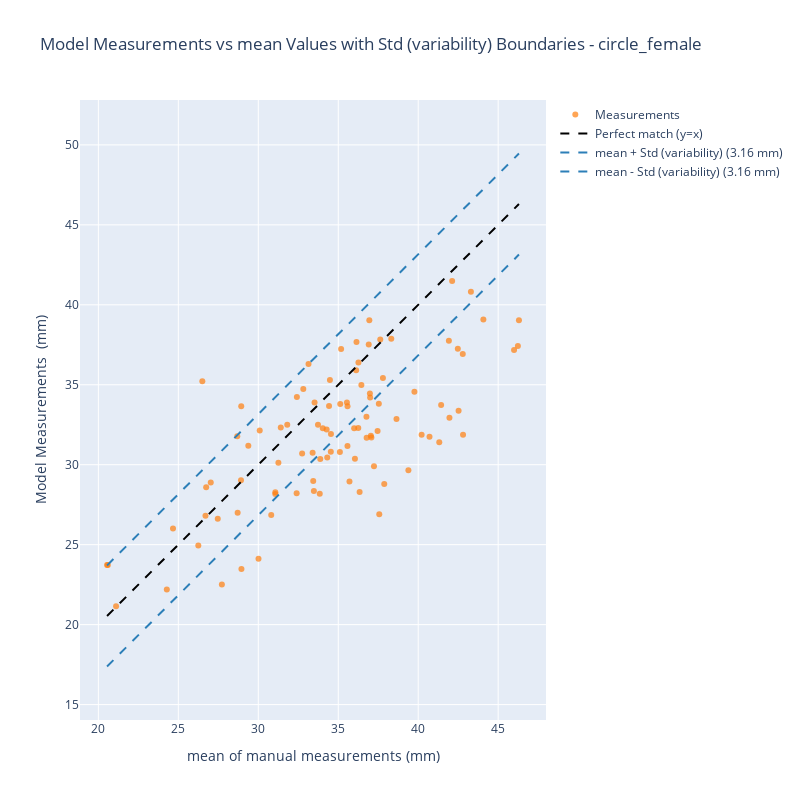
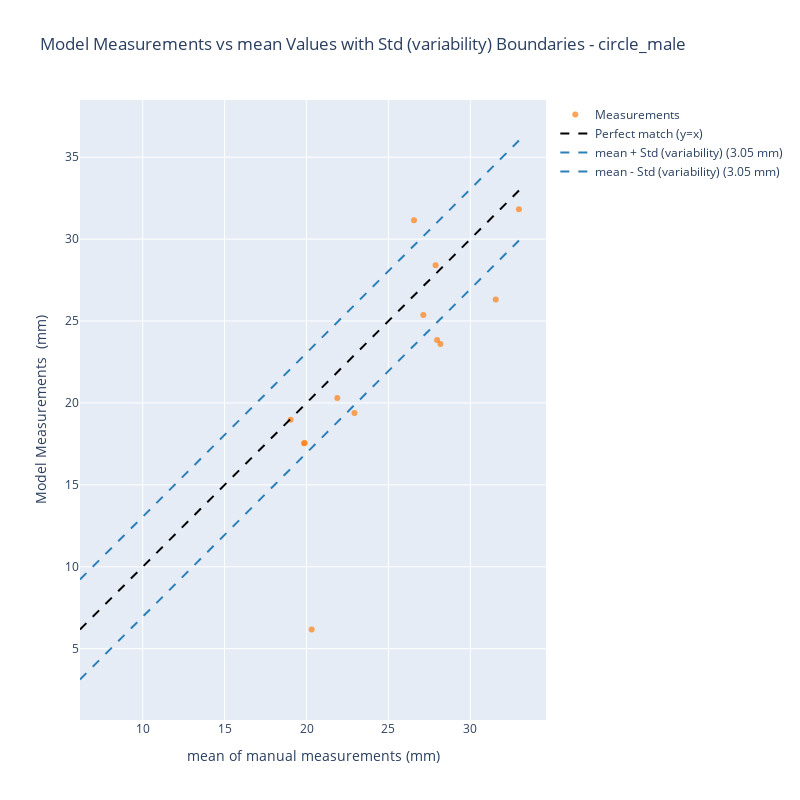
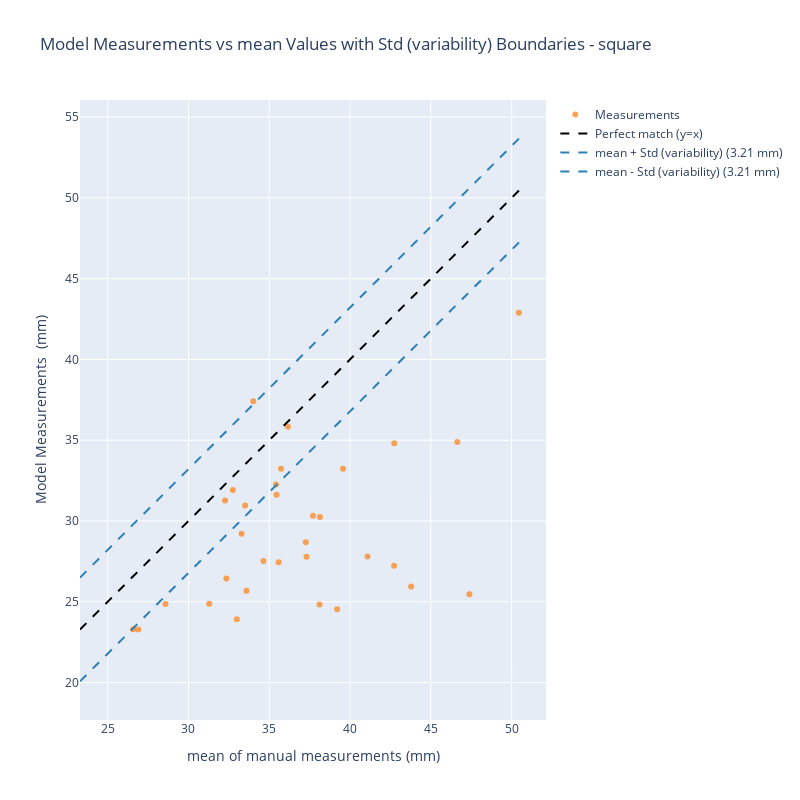

These figures' notebook cell, in order:
### Code cell
for pond_type in df['Pond_Type'].unique():
        print(f"Mean length for {pond_type}: {df[df['Pond_Type'] == pond_type]['mean_length'].mean()}")
        print(f"Std length for {pond_type}: {df[df['Pond_Type'] == pond_type]['std_length'].mean()}")
        print(f"Number of prawns in {pond_type}: {len(df[df['Pond_Type'] == pond_type])}")
        df_pond = df[df['Pond_Type'] == pond_type]

        min_val = min(df_pond['mean_length'].min(), df_pond['Length_fov(mm)'].min())
        max_val = max(df_pond['mean_length'].max(), df_pond['Length_fov(mm)'].max())
        x = np.linspace(min_val, max_val, 100)

        median_mad = df_pond['std_length'].mean()

        # Create scatter plot
        scatter = go.Scatter(
            x=df_pond['mean_length'],
            y=df_pond['Length_fov(mm)'],
            mode='markers',
            name='Measurements',
            text=df_pond.apply(lambda row: f"Image: {row['Label']}<br>Prawn ID: {row['PrawnID']}", axis=1),
            hoverinfo='text+x+y',
            marker=dict(
                color='#ff7f0e',
                opacity=0.7
            )
        )

       

        # Create diagonal lines
        diag = go.Scatter(x=x, y=x, mode='lines', name='Perfect match (y=x)', 
                        line=dict(color='black', dash='dash'))
        upper = go.Scatter(x=x, y=x + median_mad, mode='lines', 
                        name=f'mean + Std (variability) ({median_mad:.2f} mm)',
                        line=dict(color='#2c7fb8', dash='dash'))
        lower = go.Scatter(x=x, y=x - median_mad, mode='lines',
                        name=f'mean - Std (variability) ({median_mad:.2f} mm)', 
                        line=dict(color='#2c7fb8', dash='dash'))

        # Calculate percentage within bounds for this pond type
        within_bounds = ((df_pond['Length_fov(mm)'] <= df_pond['mean_length'] + median_mad) & 
                        (df_pond['Length_fov(mm)'] >= df_pond['mean_length'] - median_mad)).mean() * 100

        # Create layout
        layout = go.Layout(
            title=f'Model Measurements vs mean Values with Std (variability) Boundaries - {pond_type}',
            xaxis_title='mean of manual measurements (mm)',
            yaxis_title='Model Measurements  (mm)',
            showlegend=True,
            width=800,
            height=800
        )

        # Create figure and add traces
        fig = go.Figure(data=[scatter, diag, upper, lower], layout=layout)

        # Update layout for equal aspect ratio
        fig.update_layout(
            yaxis=dict(
                scaleanchor="x",
                scaleratio=1
            )
        )
        fig.show()

### Figure 1 — Plotly figure (JSON) as saved in the notebook; plotly's stock layout.template omitted (floating-point values rounded to 4 significant figures)
{"data": [{"hoverinfo": "text+x+y", "marker": {"color": "#ff7f0e", "opacity": 0.7}, "mode": "markers", "name": "Measurements", "text": ["Image: carapace:undistorted_GX010067_33_625.jpg_gamma<br>Prawn ID: Prawn_0", "Image: carapace:undistorted_GX010067_33_625.jpg_gamma<br>Prawn ID: Prawn_1", "Image: carapace:undistorted_GX010067_33_625.jpg_gamma<br>Prawn ID: Prawn_2", "Image: carapace:undistorted_GX010067_33_625.jpg_gamma<br>Prawn ID: Prawn_3", "Image: carapace:undistorted_GX010068_26_666.jpg_gamma<br>Prawn ID: Prawn_0", "Image: carapace:undistorted_GX010068_26_666.jpg_gamma<br>Prawn ID: Prawn_1", "Image: carapace:undistorted_GX010068_26_666.jpg_gamma<br>Prawn ID: Prawn_2", "Image: carapace:undistorted_GX010068_27_795.jpg_gamma<br>Prawn ID: Prawn_1", "Image: carapace:undistorted_GX010068_27_795.jpg_gamma<br>Prawn ID: Prawn_2", "Image: carapace:undistorted_GX010069_19_191.jpg_gamma<br>Prawn ID: Prawn_0", "Image: carapace:undistorted_GX010069_19_191.jpg_gamma<br>Prawn ID: Prawn_1", "Image: carapace:undistorted_GX010069_19_191.jpg_gamma<br>Prawn ID: Prawn_2", "Image: carapace:undistorted_GX010069_19_191.jpg_gamma<br>Prawn ID: Prawn_3", "Image: carapace:undistorted_GX010069_53_796.jpg_gamma<br>Prawn ID: Prawn_0", "Image: carapace:undistorted_GX010069_53_796.jpg_gamma<br>Prawn ID: Prawn_1", "Image: carapace:undistorted_GX010071_22_444.jpg_gamma<br>Prawn ID: Prawn_0", "Image: carapace:undistorted_GX010071_22_444.jpg_gamma<br>Prawn ID: Prawn_1", "Image: carapace:undistorted_GX010073_42_695.jpg_gamma<br>Prawn ID: Prawn_0", "Image: carapace:undistorted_GX010073_42_695.jpg_gamma<br>Prawn ID: Prawn_1", "Image: carapace:undistorted_GX010073_55_1014.jpg_gamma<br>Prawn ID: Prawn_0", "Image: carapace:undistorted_GX010073_55_1014.jpg_gamma<br>Prawn ID: Prawn_2", "Image: carapace:undistorted_GX010073_55_1014.jpg_gamma<br>Prawn ID: Prawn_3", "Image: carapace:undistorted_GX010077_14_237.jpg_gamma<br>Prawn ID: Prawn_0", "Image: carapace:undistorted_GX010077_14_237.jpg_gamma<br>Prawn ID: Prawn_1", "Image: carapace:undistorted_GX010077_14_237.jpg_gamma<br>Prawn ID: Prawn_2", "Image: carapace:undistorted_GX010080_157_2283.jpg_gamma<br>Prawn ID: Prawn_0", "Image: carapace:undistorted_GX010080_157_2283.jpg_gamma<br>Prawn ID: Prawn_3", "Image: carapace:undistorted_GX010080_157_2283.jpg_gamma<br>Prawn ID: Prawn_4", "Image: carapace:undistorted_GX010080_193_2640.jpg_gamma<br>Prawn ID: Prawn_0", "Image: carapace:undistorted_GX010080_193_2640.jpg_gamma<br>Prawn ID: Prawn_1", "Image: carapace:undistorted_GX010080_193_2640.jpg_gamma<br>Prawn ID: Prawn_4", "Image: carapace:undistorted_GX010080_212_2954.jpg_gamma<br>Prawn ID: Prawn_0", "Image: carapace:undistorted_GX010080_212_2954.jpg_gamma<br>Prawn ID: Prawn_1", "Image: carapace:undistorted_GX010080_212_2954.jpg_gamma<br>Prawn ID: Prawn_2", "Image: carapace:undistorted_GX010080_237_3366.jpg_gamma<br>Prawn ID: Prawn_0", "Image: carapace:undistorted_GX010080_237_3366.jpg_gamma<br>Prawn ID: Prawn_1", "Image: carapace:undistorted_GX010080_237_3366.jpg_gamma<br>Prawn ID: Prawn_2", "Image: carapace:undistorted_GX010080_237_3366.jpg_gamma<br>Prawn ID: Prawn_3", "Image: carapace:undistorted_GX010080_238_3392.jpg_gamma<br>Prawn ID: Prawn_0", "Image: carapace:undistorted_GX010080_238_3392.jpg_gamma<br>Prawn ID: Prawn_1", "Image: carapace:undistorted_GX010080_238_3392.jpg_gamma<br>Prawn ID: Prawn_3", "Image: carapace:undistorted_GX010080_238_3392.jpg_gamma<br>Prawn ID: Prawn_4", "Image: carapace:undistorted_GX010082_8_59.jpg_gamma<br>Prawn ID: Prawn_1", "Image: carapace:undistorted_GX010082_8_59.jpg_gamma<br>Prawn ID: Prawn_2", "Image: carapace:undistorted_GX010082_8_59.jpg_gamma<br>Prawn ID: Prawn_3", "Image: carapace:undistorted_GX010082_8_59.jpg_gamma<br>Prawn ID: Prawn_4", "Image: carapace:undistorted_GX010082_53_796.jpg_gamma<br>Prawn ID: Prawn_0", "Image: carapace:undistorted_GX010082_53_796.jpg_gamma<br>Prawn ID: Prawn_1", "Image: carapace:undistorted_GX010082_65_1070.jpg_gamma<br>Prawn ID: Prawn_0", "Image: carapace:undistorted_GX010082_65_1070.jpg_gamma<br>Prawn ID: Prawn_1", "Image: carapace:undistorted_GX010082_65_1070.jpg_gamma<br>Prawn ID: Prawn_2", "Image: carapace:undistorted_GX010082_236_3137.jpg_gamma<br>Prawn ID: Prawn_0", "Image: carapace:undistorted_GX010082_236_3137.jpg_gamma<br>Prawn ID: Prawn_1", "Image: carapace:undistorted_GX010082_236_3137.jpg_gamma<br>Prawn ID: Prawn_2", "Image: carapace:undistorted_GX010082_236_3137.jpg_gamma<br>Prawn ID: Prawn_3", "Image: carapace:undistorted_GX010084_30_344.jpg_gamma<br>Prawn ID: Prawn_2", "Image: carapace:undistorted_GX010084_30_344.jpg_gamma<br>Prawn ID: Prawn_3", "Image: carapace:undistorted_GX010084_30_344.jpg_gamma<br>Prawn ID: Prawn_5", "Image: carapace:undistorted_GX010084_130_1748.jpg_gamma<br>Prawn ID: Prawn_0", "Image: carapace:undistorted_GX010084_130_1748.jpg_gamma<br>Prawn ID: Prawn_1", "Image: carapace:undistorted_GX010084_130_1748.jpg_gamma<br>Prawn ID: Prawn_3", "Image: carapace:undistorted_GX010084_167_2291.jpg_gamma<br>Prawn ID: Prawn_1", "Image: carapace:undistorted_GX010085_261_3610.jpg_gamma<br>Prawn ID: Prawn_1", "Image: carapace:undistorted_GX010085_261_3610.jpg_gamma<br>Prawn ID: Prawn_2", "Image: carapace:undistorted_GX010085_263_3738.jpg_gamma<br>Prawn ID: Prawn_2", "Image: carapace:undistorted_GX010088_209_2904.jpg_gamma<br>Prawn ID: Prawn_0", "Image: carapace:undistorted_GX010088_209_2904.jpg_gamma<br>Prawn ID: Prawn_1", "Image: carapace:undistorted_GX010088_262_3712.jpg_gamma<br>Prawn ID: Prawn_0", "Image: carapace:undistorted_GX010088_262_3712.jpg_gamma<br>Prawn ID: Prawn_1", "Image: carapace:undistorted_GX010088_262_3712.jpg_gamma<br>Prawn ID: Prawn_2", "Image: carapace:undistorted_GX010088_262_3712.jpg_gamma<br>Prawn ID: Prawn_3", "Image: carapace:undistorted_GX010088_327_4364.jpg_gamma<br>Prawn ID: Prawn_0", "Image: carapace:undistorted_GX010088_327_4364.jpg_gamma<br>Prawn ID: Prawn_1", "Image: carapace:undistorted_GX010088_327_4364.jpg_gamma<br>Prawn ID: Prawn_2", "Image: carapace:undistorted_GX010088_327_4364.jpg_gamma<br>Prawn ID: Prawn_3", "Image: carapace:undistorted_GX010090_132_1852.jpg_gamma<br>Prawn ID: Prawn_0", "Image: carapace:undistorted_GX010094_9_129.jpg_gamma<br>Prawn ID: Prawn_0", "Image: carapace:undistorted_GX010094_9_129.jpg_gamma<br>Prawn ID: Prawn_1", "Image: carapace:undistorted_GX010094_24_430.jpg_gamma<br>Prawn ID: Prawn_1", "Image: carapace:undistorted_GX010094_24_430.jpg_gamma<br>Prawn ID: Prawn_2", "Image: carapace:undistorted_GX010094_93_1258.jpg_gamma<br>Prawn ID: Prawn_0", "Image: carapace:undistorted_GX010094_93_1258.jpg_gamma<br>Prawn ID: Prawn_1", "Image: carapace:undistorted_GX010094_163_2312.jpg_gamma<br>Prawn ID: Prawn_0", "Image: carapace:undistorted_GX010096_107_1571.jpg_gamma<br>Prawn ID: Prawn_0", "Image: carapace:undistorted_GX010097_32_528.jpg_gamma<br>Prawn ID: Prawn_1", "Image: carapace:undistorted_GX010097_32_528.jpg_gamma<br>Prawn ID: Prawn_2", "Image: carapace:undistorted_GX010097_60_1080.jpg_gamma<br>Prawn ID: Prawn_0", "Image: carapace:undistorted_GX010097_60_1080.jpg_gamma<br>Prawn ID: Prawn_1", "Image: carapace:undistorted_GX010097_105_1651.jpg_gamma<br>Prawn ID: Prawn_0", "Image: carapace:undistorted_GX010097_105_1651.jpg_gamma<br>Prawn ID: Prawn_1", "Image: carapace:undistorted_GX010097_105_1651.jpg_gamma<br>Prawn ID: Prawn_2", "Image: carapace:undistorted_GX010097_105_1651.jpg_gamma<br>Prawn ID: Prawn_3", "Image: carapace:undistorted_GX010097_124_1870.jpg_gamma<br>Prawn ID: Prawn_0", "Image: carapace:undistorted_GX010097_124_1870.jpg_gamma<br>Prawn ID: Prawn_1", "Image: carapace:undistorted_GX010101_12_173.jpg_gamma<br>Prawn ID: Prawn_0"], "type": "scatter", "x": [41.92, 26.7, 46.3, 24.28, 33.84, 34.54, 32.81, 36.98, 33.48, 31.41, 32.74, 27.47, 31.26, 42.48, 36.94, 41.95, 39.76, 28.95, 46.23, 37.04, 37.57, 28.71, 26.25, 35.99, 34.31, 26.5, 35.12, 34.03, 34.54, 41.43, 35.7, 28.69, 31.81, 33.73, 36.14, 36.45, 31.07, 36.76, 36.78, 36.04, 36.34, 33.14, 34.42, 37.46, 36.91, 26.74, 37.63, 21.11, 27.03, 44.08, 35.54, 20.59, 32.41, 38.32, 20.54, 34.27, 36.25, 33.52, 35.58, 41.32, 39.39, 45.99, 36.12, 30.01, 40.71, 37.23, 37.79, 42.52, 33.44, 40.21, 42.8, 37.88, 37.07, 38.64, 42.79, 35.18, 24.67, 33.88, 34.48, 33.4, 28.93, 35.58, 36.26, 35.1, 30.81, 28.92, 37.54, 27.72, 36.99, 43.3, 32.4, 30.09, 29.38, 31.07, 42.12], "y": [37.75, 26.81, 39.03, 22.2, 28.19, 31.92, 34.74, 34.46, 28.36, 32.33, 30.7, 26.61, 30.12, 37.25, 39.03, 32.94, 34.57, 23.47, 37.42, 31.81, 26.89, 26.99, 24.94, 32.28, 30.45, 35.23, 33.8, 32.28, 30.82, 33.73, 28.95, 31.78, 32.5, 32.5, 37.67, 34.98, 28.18, 32.99, 31.68, 30.37, 28.3, 36.29, 33.67, 32.11, 37.52, 28.59, 37.83, 21.16, 28.89, 39.08, 33.89, 23.73, 34.23, 37.88, 23.73, 32.2, 32.3, 33.89, 31.17, 31.4, 29.66, 37.17, 35.91, 24.12, 31.75, 29.91, 35.43, 33.37, 28.97, 31.88, 31.88, 28.79, 31.7, 32.86, 36.93, 37.24, 26.01, 30.36, 35.3, 30.74, 33.65, 33.65, 36.39, 30.79, 26.86, 29.03, 33.82, 22.51, 34.2, 40.82, 28.22, 32.14, 31.19, 28.28, 41.48]}, {"line": {"color": "black", "dash": "dash"}, "mode": "lines", "name": "Perfect match (y=x)", "type": "scatter", "x": [20.54, 20.8, 21.06, 21.32, 21.58, 21.84, 22.1, 22.36, 22.62, 22.88, 23.14, 23.4, 23.66, 23.92, 24.19, 24.45, 24.71, 24.97, 25.23, 25.49, 25.75, 26.01, 26.27, 26.53, 26.79, 27.05, 27.31, 27.57, 27.83, 28.09, 28.35, 28.61, 28.87, 29.13, 29.39, 29.65, 29.91, 30.17, 30.43, 30.69, 30.95, 31.21, 31.47, 31.73, 31.99, 32.25, 32.51, 32.77, 33.03, 33.29, 33.55, 33.81, 34.07, 34.33, 34.59, 34.85, 35.11, 35.37, 35.63, 35.89, 36.15, 36.41, 36.67, 36.93, 37.19, 37.45, 37.71, 37.97, 38.23, 38.49, 38.75, 39.01, 39.28, 39.54, 39.8, 40.06, 40.32, 40.58, 40.84, 41.1, 41.36, 41.62, 41.88, 42.14, 42.4, 42.66, 42.92, 43.18, 43.44, 43.7, 43.96, 44.22, 44.48, 44.74, 45.0, 45.26, 45.52, 45.78, 46.04, 46.3], "y": [20.54, 20.8, 21.06, 21.32, 21.58, 21.84, 22.1, 22.36, 22.62, 22.88, 23.14, 23.4, 23.66, 23.92, 24.19, 24.45, 24.71, 24.97, 25.23, 25.49, 25.75, 26.01, 26.27, 26.53, 26.79, 27.05, 27.31, 27.57, 27.83, 28.09, 28.35, 28.61, 28.87, 29.13, 29.39, 29.65, 29.91, 30.17, 30.43, 30.69, 30.95, 31.21, 31.47, 31.73, 31.99, 32.25, 32.51, 32.77, 33.03, 33.29, 33.55, 33.81, 34.07, 34.33, 34.59, 34.85, 35.11, 35.37, 35.63, 35.89, 36.15, 36.41, 36.67, 36.93, 37.19, 37.45, 37.71, 37.97, 38.23, 38.49, 38.75, 39.01, 39.28, 39.54, 39.8, 40.06, 40.32, 40.58, 40.84, 41.1, 41.36, 41.62, 41.88, 42.14, 42.4, 42.66, 42.92, 43.18, 43.44, 43.7, 43.96, 44.22, 44.48, 44.74, 45.0, 45.26, 45.52, 45.78, 46.04, 46.3]}, {"line": {"color": "#2c7fb8", "dash": "dash"}, "mode": "lines", "name": "mean + Std (variability) (3.16 mm)", "type": "scatter", "x": [20.54, 20.8, 21.06, 21.32, 21.58, 21.84, 22.1, 22.36, 22.62, 22.88, 23.14, 23.4, 23.66, 23.92, 24.19, 24.45, 24.71, 24.97, 25.23, 25.49, 25.75, 26.01, 26.27, 26.53, 26.79, 27.05, 27.31, 27.57, 27.83, 28.09, 28.35, 28.61, 28.87, 29.13, 29.39, 29.65, 29.91, 30.17, 30.43, 30.69, 30.95, 31.21, 31.47, 31.73, 31.99, 32.25, 32.51, 32.77, 33.03, 33.29, 33.55, 33.81, 34.07, 34.33, 34.59, 34.85, 35.11, 35.37, 35.63, 35.89, 36.15, 36.41, 36.67, 36.93, 37.19, 37.45, 37.71, 37.97, 38.23, 38.49, 38.75, 39.01, 39.28, 39.54, 39.8, 40.06, 40.32, 40.58, 40.84, 41.1, 41.36, 41.62, 41.88, 42.14, 42.4, 42.66, 42.92, 43.18, 43.44, 43.7, 43.96, 44.22, 44.48, 44.74, 45.0, 45.26, 45.52, 45.78, 46.04, 46.3], "y": [23.7, 23.96, 24.22, 24.48, 24.74, 25.0, 25.26, 25.52, 25.78, 26.04, 26.3, 26.56, 26.82, 27.08, 27.34, 27.6, 27.86, 28.12, 28.39, 28.65, 28.91, 29.17, 29.43, 29.69, 29.95, 30.21, 30.47, 30.73, 30.99, 31.25, 31.51, 31.77, 32.03, 32.29, 32.55, 32.81, 33.07, 33.33, 33.59, 33.85, 34.11, 34.37, 34.63, 34.89, 35.15, 35.41, 35.67, 35.93, 36.19, 36.45, 36.71, 36.97, 37.23, 37.49, 37.75, 38.01, 38.27, 38.53, 38.79, 39.05, 39.31, 39.57, 39.83, 40.09, 40.35, 40.61, 40.87, 41.13, 41.39, 41.65, 41.91, 42.17, 42.43, 42.69, 42.95, 43.21, 43.47, 43.74, 44.0, 44.26, 44.52, 44.78, 45.04, 45.3, 45.56, 45.82, 46.08, 46.34, 46.6, 46.86, 47.12, 47.38, 47.64, 47.9, 48.16, 48.42, 48.68, 48.94, 49.2, 49.46]}, {"line": {"color": "#2c7fb8", "dash": "dash"}, "mode": "lines", "name": "mean - Std (variability) (3.16 mm)", "type": "scatter", "x": [20.54, 20.8, 21.06, 21.32, 21.58, 21.84, 22.1, 22.36, 22.62, 22.88, 23.14, 23.4, 23.66, 23.92, 24.19, 24.45, 24.71, 24.97, 25.23, 25.49, 25.75, 26.01, 26.27, 26.53, 26.79, 27.05, 27.31, 27.57, 27.83, 28.09, 28.35, 28.61, 28.87, 29.13, 29.39, 29.65, 29.91, 30.17, 30.43, 30.69, 30.95, 31.21, 31.47, 31.73, 31.99, 32.25, 32.51, 32.77, 33.03, 33.29, 33.55, 33.81, 34.07, 34.33, 34.59, 34.85, 35.11, 35.37, 35.63, 35.89, 36.15, 36.41, 36.67, 36.93, 37.19, 37.45, 37.71, 37.97, 38.23, 38.49, 38.75, 39.01, 39.28, 39.54, 39.8, 40.06, 40.32, 40.58, 40.84, 41.1, 41.36, 41.62, 41.88, 42.14, 42.4, 42.66, 42.92, 43.18, 43.44, 43.7, 43.96, 44.22, 44.48, 44.74, 45.0, 45.26, 45.52, 45.78, 46.04, 46.3], "y": [17.38, 17.64, 17.9, 18.16, 18.42, 18.68, 18.94, 19.2, 19.46, 19.72, 19.99, 20.25, 20.51, 20.77, 21.03, 21.29, 21.55, 21.81, 22.07, 22.33, 22.59, 22.85, 23.11, 23.37, 23.63, 23.89, 24.15, 24.41, 24.67, 24.93, 25.19, 25.45, 25.71, 25.97, 26.23, 26.49, 26.75, 27.01, 27.27, 27.53, 27.79, 28.05, 28.31, 28.57, 28.83, 29.09, 29.35, 29.61, 29.87, 30.13, 30.39, 30.65, 30.91, 31.17, 31.43, 31.69, 31.95, 32.21, 32.47, 32.73, 32.99, 33.25, 33.51, 33.77, 34.03, 34.29, 34.55, 34.81, 35.08, 35.34, 35.6, 35.86, 36.12, 36.38, 36.64, 36.9, 37.16, 37.42, 37.68, 37.94, 38.2, 38.46, 38.72, 38.98, 39.24, 39.5, 39.76, 40.02, 40.28, 40.54, 40.8, 41.06, 41.32, 41.58, 41.84, 42.1, 42.36, 42.62, 42.88, 43.14]}], "layout": {"height": 800, "showlegend": true, "title": {"text": "Model Measurements vs mean Values with Std (variability) Boundaries - circle_female"}, "width": 800, "xaxis": {"title": {"text": "mean of manual measurements (mm)"}}, "yaxis": {"scaleanchor": "x", "scaleratio": 1, "title": {"text": "Model Measurements  (mm)"}}}}

### Figure 2 — Plotly figure (JSON) as saved in the notebook; plotly's stock layout.template omitted (floating-point values rounded to 4 significant figures)
{"data": [{"hoverinfo": "text+x+y", "marker": {"color": "#ff7f0e", "opacity": 0.7}, "mode": "markers", "name": "Measurements", "text": ["Image: carapace:undistorted_GX010089_11_236.jpg_gamma<br>Prawn ID: Prawn_0", "Image: carapace:undistorted_GX010089_11_236.jpg_gamma<br>Prawn ID: Prawn_1", "Image: carapace:undistorted_GX010089_11_236.jpg_gamma<br>Prawn ID: Prawn_2", "Image: carapace:undistorted_GX010091_5_149.jpg_gamma<br>Prawn ID: Prawn_0", "Image: carapace:undistorted_GX010091_5_149.jpg_gamma<br>Prawn ID: Prawn_1", "Image: carapace:undistorted_GX010091_5_149.jpg_gamma<br>Prawn ID: Prawn_2", "Image: carapace:undistorted_GX010102_9_165.jpg_gamma<br>Prawn ID: Prawn_0", "Image: carapace:undistorted_GX010102_9_165.jpg_gamma<br>Prawn ID: Prawn_2", "Image: carapace:undistorted_GX010102_9_165.jpg_gamma<br>Prawn ID: Prawn_3", "Image: carapace:undistorted_GX010102_9_165.jpg_gamma<br>Prawn ID: Prawn_4", "Image: carapace:undistorted_GX010102_50_1396.jpg_gamma<br>Prawn ID: Prawn_0", "Image: carapace:undistorted_GX010105_28_816.jpg_gamma<br>Prawn ID: Prawn_0", "Image: carapace:undistorted_GX010105_28_816.jpg_gamma<br>Prawn ID: Prawn_1"], "type": "scatter", "x": [27.97, 22.93, 27.13, 19.89, 31.55, 28.17, 27.88, 20.31, 19.85, 21.88, 32.97, 19.03, 26.56], "y": [23.84, 19.39, 25.36, 17.56, 26.32, 23.6, 28.4, 6.172, 17.54, 20.31, 31.83, 18.97, 31.15]}, {"line": {"color": "black", "dash": "dash"}, "mode": "lines", "name": "Perfect match (y=x)", "type": "scatter", "x": [6.172, 6.443, 6.713, 6.984, 7.255, 7.525, 7.796, 8.067, 8.337, 8.608, 8.879, 9.149, 9.42, 9.691, 9.961, 10.23, 10.5, 10.77, 11.04, 11.31, 11.59, 11.86, 12.13, 12.4, 12.67, 12.94, 13.21, 13.48, 13.75, 14.02, 14.29, 14.56, 14.83, 15.1, 15.37, 15.64, 15.92, 16.19, 16.46, 16.73, 17.0, 17.27, 17.54, 17.81, 18.08, 18.35, 18.62, 18.89, 19.16, 19.43, 19.7, 19.98, 20.25, 20.52, 20.79, 21.06, 21.33, 21.6, 21.87, 22.14, 22.41, 22.68, 22.95, 23.22, 23.49, 23.76, 24.03, 24.31, 24.58, 24.85, 25.12, 25.39, 25.66, 25.93, 26.2, 26.47, 26.74, 27.01, 27.28, 27.55, 27.82, 28.09, 28.37, 28.64, 28.91, 29.18, 29.45, 29.72, 29.99, 30.26, 30.53, 30.8, 31.07, 31.34, 31.61, 31.88, 32.15, 32.42, 32.7, 32.97], "y": [6.172, 6.443, 6.713, 6.984, 7.255, 7.525, 7.796, 8.067, 8.337, 8.608, 8.879, 9.149, 9.42, 9.691, 9.961, 10.23, 10.5, 10.77, 11.04, 11.31, 11.59, 11.86, 12.13, 12.4, 12.67, 12.94, 13.21, 13.48, 13.75, 14.02, 14.29, 14.56, 14.83, 15.1, 15.37, 15.64, 15.92, 16.19, 16.46, 16.73, 17.0, 17.27, 17.54, 17.81, 18.08, 18.35, 18.62, 18.89, 19.16, 19.43, 19.7, 19.98, 20.25, 20.52, 20.79, 21.06, 21.33, 21.6, 21.87, 22.14, 22.41, 22.68, 22.95, 23.22, 23.49, 23.76, 24.03, 24.31, 24.58, 24.85, 25.12, 25.39, 25.66, 25.93, 26.2, 26.47, 26.74, 27.01, 27.28, 27.55, 27.82, 28.09, 28.37, 28.64, 28.91, 29.18, 29.45, 29.72, 29.99, 30.26, 30.53, 30.8, 31.07, 31.34, 31.61, 31.88, 32.15, 32.42, 32.7, 32.97]}, {"line": {"color": "#2c7fb8", "dash": "dash"}, "mode": "lines", "name": "mean + Std (variability) (3.05 mm)", "type": "scatter", "x": [6.172, 6.443, 6.713, 6.984, 7.255, 7.525, 7.796, 8.067, 8.337, 8.608, 8.879, 9.149, 9.42, 9.691, 9.961, 10.23, 10.5, 10.77, 11.04, 11.31, 11.59, 11.86, 12.13, 12.4, 12.67, 12.94, 13.21, 13.48, 13.75, 14.02, 14.29, 14.56, 14.83, 15.1, 15.37, 15.64, 15.92, 16.19, 16.46, 16.73, 17.0, 17.27, 17.54, 17.81, 18.08, 18.35, 18.62, 18.89, 19.16, 19.43, 19.7, 19.98, 20.25, 20.52, 20.79, 21.06, 21.33, 21.6, 21.87, 22.14, 22.41, 22.68, 22.95, 23.22, 23.49, 23.76, 24.03, 24.31, 24.58, 24.85, 25.12, 25.39, 25.66, 25.93, 26.2, 26.47, 26.74, 27.01, 27.28, 27.55, 27.82, 28.09, 28.37, 28.64, 28.91, 29.18, 29.45, 29.72, 29.99, 30.26, 30.53, 30.8, 31.07, 31.34, 31.61, 31.88, 32.15, 32.42, 32.7, 32.97], "y": [9.223, 9.494, 9.764, 10.04, 10.31, 10.58, 10.85, 11.12, 11.39, 11.66, 11.93, 12.2, 12.47, 12.74, 13.01, 13.28, 13.55, 13.82, 14.09, 14.37, 14.64, 14.91, 15.18, 15.45, 15.72, 15.99, 16.26, 16.53, 16.8, 17.07, 17.34, 17.61, 17.88, 18.15, 18.43, 18.7, 18.97, 19.24, 19.51, 19.78, 20.05, 20.32, 20.59, 20.86, 21.13, 21.4, 21.67, 21.94, 22.21, 22.48, 22.76, 23.03, 23.3, 23.57, 23.84, 24.11, 24.38, 24.65, 24.92, 25.19, 25.46, 25.73, 26.0, 26.27, 26.54, 26.82, 27.09, 27.36, 27.63, 27.9, 28.17, 28.44, 28.71, 28.98, 29.25, 29.52, 29.79, 30.06, 30.33, 30.6, 30.87, 31.15, 31.42, 31.69, 31.96, 32.23, 32.5, 32.77, 33.04, 33.31, 33.58, 33.85, 34.12, 34.39, 34.66, 34.93, 35.21, 35.48, 35.75, 36.02]}, {"line": {"color": "#2c7fb8", "dash": "dash"}, "mode": "lines", "name": "mean - Std (variability) (3.05 mm)", "type": "scatter", "x": [6.172, 6.443, 6.713, 6.984, 7.255, 7.525, 7.796, 8.067, 8.337, 8.608, 8.879, 9.149, 9.42, 9.691, 9.961, 10.23, 10.5, 10.77, 11.04, 11.31, 11.59, 11.86, 12.13, 12.4, 12.67, 12.94, 13.21, 13.48, 13.75, 14.02, 14.29, 14.56, 14.83, 15.1, 15.37, 15.64, 15.92, 16.19, 16.46, 16.73, 17.0, 17.27, 17.54, 17.81, 18.08, 18.35, 18.62, 18.89, 19.16, 19.43, 19.7, 19.98, 20.25, 20.52, 20.79, 21.06, 21.33, 21.6, 21.87, 22.14, 22.41, 22.68, 22.95, 23.22, 23.49, 23.76, 24.03, 24.31, 24.58, 24.85, 25.12, 25.39, 25.66, 25.93, 26.2, 26.47, 26.74, 27.01, 27.28, 27.55, 27.82, 28.09, 28.37, 28.64, 28.91, 29.18, 29.45, 29.72, 29.99, 30.26, 30.53, 30.8, 31.07, 31.34, 31.61, 31.88, 32.15, 32.42, 32.7, 32.97], "y": [3.121, 3.392, 3.662, 3.933, 4.204, 4.474, 4.745, 5.016, 5.286, 5.557, 5.828, 6.098, 6.369, 6.64, 6.91, 7.181, 7.451, 7.722, 7.993, 8.263, 8.534, 8.805, 9.075, 9.346, 9.617, 9.887, 10.16, 10.43, 10.7, 10.97, 11.24, 11.51, 11.78, 12.05, 12.32, 12.59, 12.86, 13.14, 13.41, 13.68, 13.95, 14.22, 14.49, 14.76, 15.03, 15.3, 15.57, 15.84, 16.11, 16.38, 16.65, 16.92, 17.19, 17.47, 17.74, 18.01, 18.28, 18.55, 18.82, 19.09, 19.36, 19.63, 19.9, 20.17, 20.44, 20.71, 20.98, 21.25, 21.53, 21.8, 22.07, 22.34, 22.61, 22.88, 23.15, 23.42, 23.69, 23.96, 24.23, 24.5, 24.77, 25.04, 25.31, 25.58, 25.86, 26.13, 26.4, 26.67, 26.94, 27.21, 27.48, 27.75, 28.02, 28.29, 28.56, 28.83, 29.1, 29.37, 29.64, 29.92]}], "layout": {"height": 800, "showlegend": true, "title": {"text": "Model Measurements vs mean Values with Std (variability) Boundaries - circle_male"}, "width": 800, "xaxis": {"title": {"text": "mean of manual measurements (mm)"}}, "yaxis": {"scaleanchor": "x", "scaleratio": 1, "title": {"text": "Model Measurements  (mm)"}}}}

### Figure 3 — Plotly figure (JSON) as saved in the notebook; plotly's stock layout.template omitted (floating-point values rounded to 4 significant figures)
{"data": [{"hoverinfo": "text+x+y", "marker": {"color": "#ff7f0e", "opacity": 0.7}, "mode": "markers", "name": "Measurements", "text": ["Image: carapace:undistorted_GX010152_36_378.jpg_gamma<br>Prawn ID: Prawn_1", "Image: carapace:undistorted_GX010152_36_378.jpg_gamma<br>Prawn ID: Prawn_2", "Image: carapace:undistorted_GX010157_68_883<br>Prawn ID: Prawn_0", "Image: carapace:undistorted_GX010157_160_2259<br>Prawn ID: Prawn_0", "Image: carapace:undistorted_GX010157_174_2582.jpg_gamma<br>Prawn ID: Prawn_0", "Image: carapace:undistorted_GX010157_177_2665.jpg_gamma<br>Prawn ID: Prawn_0", "Image: carapace:undistorted_GX010161_54_676.jpg_gamma.jpg_gamma<br>Prawn ID: Prawn_0", "Image: carapace:undistorted_GX010161_136_2267.jpg_gamma.jpg_gamma<br>Prawn ID: Prawn_0", "Image: carapace:undistorted_GX010162_72_927.jpg_gamma.jpg_gamma<br>Prawn ID: Prawn_0", "Image: carapace:undistorted_GX010169_121_1249<br>Prawn ID: Prawn_0", "Image: carapace:undistorted_GX010174_62_790.jpg_gamma<br>Prawn ID: Prawn_0", "Image: carapace:undistorted_GX010174_104_1236<br>Prawn ID: Prawn_0", "Image: carapace:undistorted_GX010175_82_852.jpg_gamma<br>Prawn ID: Prawn_0", "Image: carapace:undistorted_GX010175_215_2644.jpg_gamma<br>Prawn ID: Prawn_0", "Image: carapace:undistorted_GX010175_266_3372.jpg_gamma.jpg_gamma<br>Prawn ID: Prawn_0", "Image: carapace:undistorted_GX010177_232_3047<br>Prawn ID: Prawn_0", "Image: carapace:undistorted_GX010178_107_2118<br>Prawn ID: Prawn_0", "Image: carapace:undistorted_GX010178_107_2118<br>Prawn ID: Prawn_1", "Image: carapace:undistorted_GX010178_114_2258<br>Prawn ID: Prawn_0", "Image: carapace:undistorted_GX010178_172_3604.jpg_gamma<br>Prawn ID: Prawn_0", "Image: carapace:undistorted_GX010178_189_3987.jpg_gamma<br>Prawn ID: Prawn_0", "Image: carapace:undistorted_GX010178_189_3987.jpg_gamma<br>Prawn ID: Prawn_1", "Image: carapace:undistorted_GX010179_88_1697.jpg_gamma<br>Prawn ID: Prawn_0", "Image: carapace:undistorted_GX010180_91_1563<br>Prawn ID: Prawn_0", "Image: carapace:undistorted_GX010180_99_1788<br>Prawn ID: Prawn_0", "Image: carapace:undistorted_GX010181_101_1542<br>Prawn ID: Prawn_0", "Image: carapace:undistorted_GX010183_37_685.jpg_gamma<br>Prawn ID: Prawn_1", "Image: carapace:undistorted_GX010183_37_685.jpg_gamma<br>Prawn ID: Prawn_2", "Image: carapace:undistorted_GX010183_80_1633.jpg_gamma<br>Prawn ID: Prawn_0", "Image: carapace:undistorted_GX010183_80_1633.jpg_gamma<br>Prawn ID: Prawn_1", "Image: carapace:undistorted_GX010183_128_2852.jpg_gamma<br>Prawn ID: Prawn_0", "Image: carapace:undistorted_GX010183_128_2852.jpg_gamma<br>Prawn ID: Prawn_1"], "type": "scatter", "x": [41.08, 42.73, 32.99, 31.29, 38.11, 37.3, 33.29, 47.39, 26.89, 35.58, 37.71, 32.34, 34.64, 43.78, 32.26, 38.14, 33.59, 35.45, 50.45, 46.64, 37.26, 42.73, 34.01, 33.51, 35.42, 36.15, 26.58, 39.2, 39.57, 35.73, 32.75, 28.57], "y": [27.81, 27.24, 23.91, 24.87, 24.84, 27.78, 29.21, 25.47, 23.29, 27.45, 30.33, 26.43, 27.52, 25.94, 31.27, 30.25, 25.68, 31.62, 42.89, 34.9, 28.69, 34.81, 37.4, 30.95, 32.25, 35.84, 23.31, 24.54, 33.23, 33.23, 31.92, 24.86]}, {"line": {"color": "black", "dash": "dash"}, "mode": "lines", "name": "Perfect match (y=x)", "type": "scatter", "x": [23.29, 23.56, 23.83, 24.11, 24.38, 24.66, 24.93, 25.21, 25.48, 25.76, 26.03, 26.3, 26.58, 26.85, 27.13, 27.4, 27.68, 27.95, 28.23, 28.5, 28.77, 29.05, 29.32, 29.6, 29.87, 30.15, 30.42, 30.7, 30.97, 31.24, 31.52, 31.79, 32.07, 32.34, 32.62, 32.89, 33.17, 33.44, 33.71, 33.99, 34.26, 34.54, 34.81, 35.09, 35.36, 35.63, 35.91, 36.18, 36.46, 36.73, 37.01, 37.28, 37.56, 37.83, 38.1, 38.38, 38.65, 38.93, 39.2, 39.48, 39.75, 40.03, 40.3, 40.57, 40.85, 41.12, 41.4, 41.67, 41.95, 42.22, 42.5, 42.77, 43.04, 43.32, 43.59, 43.87, 44.14, 44.42, 44.69, 44.97, 45.24, 45.51, 45.79, 46.06, 46.34, 46.61, 46.89, 47.16, 47.44, 47.71, 47.98, 48.26, 48.53, 48.81, 49.08, 49.36, 49.63, 49.9, 50.18, 50.45], "y": [23.29, 23.56, 23.83, 24.11, 24.38, 24.66, 24.93, 25.21, 25.48, 25.76, 26.03, 26.3, 26.58, 26.85, 27.13, 27.4, 27.68, 27.95, 28.23, 28.5, 28.77, 29.05, 29.32, 29.6, 29.87, 30.15, 30.42, 30.7, 30.97, 31.24, 31.52, 31.79, 32.07, 32.34, 32.62, 32.89, 33.17, 33.44, 33.71, 33.99, 34.26, 34.54, 34.81, 35.09, 35.36, 35.63, 35.91, 36.18, 36.46, 36.73, 37.01, 37.28, 37.56, 37.83, 38.1, 38.38, 38.65, 38.93, 39.2, 39.48, 39.75, 40.03, 40.3, 40.57, 40.85, 41.12, 41.4, 41.67, 41.95, 42.22, 42.5, 42.77, 43.04, 43.32, 43.59, 43.87, 44.14, 44.42, 44.69, 44.97, 45.24, 45.51, 45.79, 46.06, 46.34, 46.61, 46.89, 47.16, 47.44, 47.71, 47.98, 48.26, 48.53, 48.81, 49.08, 49.36, 49.63, 49.9, 50.18, 50.45]}, {"line": {"color": "#2c7fb8", "dash": "dash"}, "mode": "lines", "name": "mean + Std (variability) (3.21 mm)", "type": "scatter", "x": [23.29, 23.56, 23.83, 24.11, 24.38, 24.66, 24.93, 25.21, 25.48, 25.76, 26.03, 26.3, 26.58, 26.85, 27.13, 27.4, 27.68, 27.95, 28.23, 28.5, 28.77, 29.05, 29.32, 29.6, 29.87, 30.15, 30.42, 30.7, 30.97, 31.24, 31.52, 31.79, 32.07, 32.34, 32.62, 32.89, 33.17, 33.44, 33.71, 33.99, 34.26, 34.54, 34.81, 35.09, 35.36, 35.63, 35.91, 36.18, 36.46, 36.73, 37.01, 37.28, 37.56, 37.83, 38.1, 38.38, 38.65, 38.93, 39.2, 39.48, 39.75, 40.03, 40.3, 40.57, 40.85, 41.12, 41.4, 41.67, 41.95, 42.22, 42.5, 42.77, 43.04, 43.32, 43.59, 43.87, 44.14, 44.42, 44.69, 44.97, 45.24, 45.51, 45.79, 46.06, 46.34, 46.61, 46.89, 47.16, 47.44, 47.71, 47.98, 48.26, 48.53, 48.81, 49.08, 49.36, 49.63, 49.9, 50.18, 50.45], "y": [26.5, 26.77, 27.05, 27.32, 27.6, 27.87, 28.15, 28.42, 28.69, 28.97, 29.24, 29.52, 29.79, 30.07, 30.34, 30.61, 30.89, 31.16, 31.44, 31.71, 31.99, 32.26, 32.54, 32.81, 33.08, 33.36, 33.63, 33.91, 34.18, 34.46, 34.73, 35.01, 35.28, 35.55, 35.83, 36.1, 36.38, 36.65, 36.93, 37.2, 37.48, 37.75, 38.02, 38.3, 38.57, 38.85, 39.12, 39.4, 39.67, 39.95, 40.22, 40.49, 40.77, 41.04, 41.32, 41.59, 41.87, 42.14, 42.42, 42.69, 42.96, 43.24, 43.51, 43.79, 44.06, 44.34, 44.61, 44.88, 45.16, 45.43, 45.71, 45.98, 46.26, 46.53, 46.81, 47.08, 47.35, 47.63, 47.9, 48.18, 48.45, 48.73, 49.0, 49.28, 49.55, 49.82, 50.1, 50.37, 50.65, 50.92, 51.2, 51.47, 51.75, 52.02, 52.29, 52.57, 52.84, 53.12, 53.39, 53.67]}, {"line": {"color": "#2c7fb8", "dash": "dash"}, "mode": "lines", "name": "mean - Std (variability) (3.21 mm)", "type": "scatter", "x": [23.29, 23.56, 23.83, 24.11, 24.38, 24.66, 24.93, 25.21, 25.48, 25.76, 26.03, 26.3, 26.58, 26.85, 27.13, 27.4, 27.68, 27.95, 28.23, 28.5, 28.77, 29.05, 29.32, 29.6, 29.87, 30.15, 30.42, 30.7, 30.97, 31.24, 31.52, 31.79, 32.07, 32.34, 32.62, 32.89, 33.17, 33.44, 33.71, 33.99, 34.26, 34.54, 34.81, 35.09, 35.36, 35.63, 35.91, 36.18, 36.46, 36.73, 37.01, 37.28, 37.56, 37.83, 38.1, 38.38, 38.65, 38.93, 39.2, 39.48, 39.75, 40.03, 40.3, 40.57, 40.85, 41.12, 41.4, 41.67, 41.95, 42.22, 42.5, 42.77, 43.04, 43.32, 43.59, 43.87, 44.14, 44.42, 44.69, 44.97, 45.24, 45.51, 45.79, 46.06, 46.34, 46.61, 46.89, 47.16, 47.44, 47.71, 47.98, 48.26, 48.53, 48.81, 49.08, 49.36, 49.63, 49.9, 50.18, 50.45], "y": [20.07, 20.35, 20.62, 20.9, 21.17, 21.45, 21.72, 21.99, 22.27, 22.54, 22.82, 23.09, 23.37, 23.64, 23.92, 24.19, 24.46, 24.74, 25.01, 25.29, 25.56, 25.84, 26.11, 26.38, 26.66, 26.93, 27.21, 27.48, 27.76, 28.03, 28.31, 28.58, 28.85, 29.13, 29.4, 29.68, 29.95, 30.23, 30.5, 30.78, 31.05, 31.32, 31.6, 31.87, 32.15, 32.42, 32.7, 32.97, 33.25, 33.52, 33.79, 34.07, 34.34, 34.62, 34.89, 35.17, 35.44, 35.72, 35.99, 36.26, 36.54, 36.81, 37.09, 37.36, 37.64, 37.91, 38.19, 38.46, 38.73, 39.01, 39.28, 39.56, 39.83, 40.11, 40.38, 40.65, 40.93, 41.2, 41.48, 41.75, 42.03, 42.3, 42.58, 42.85, 43.12, 43.4, 43.67, 43.95, 44.22, 44.5, 44.77, 45.05, 45.32, 45.59, 45.87, 46.14, 46.42, 46.69, 46.97, 47.24]}], "layout": {"height": 800, "showlegend": true, "title": {"text": "Model Measurements vs mean Values with Std (variability) Boundaries - square"}, "width": 800, "xaxis": {"title": {"text": "mean of manual measurements (mm)"}}, "yaxis": {"scaleanchor": "x", "scaleratio": 1, "title": {"text": "Model Measurements  (mm)"}}}}
